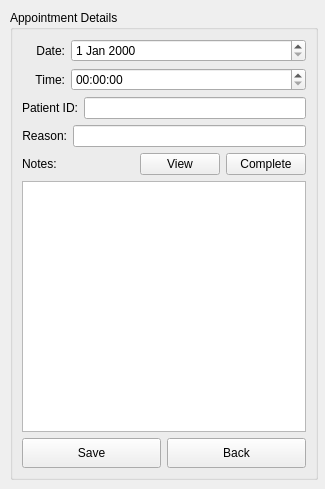
<?xml version="1.0" encoding="UTF-8"?>
<ui version="4.0">
 <class>AppointmentForm</class>
 <widget class="QWidget" name="AppointmentForm">
  <property name="geometry">
   <rect>
    <x>0</x>
    <y>0</y>
    <width>325</width>
    <height>489</height>
   </rect>
  </property>
  <property name="windowTitle">
   <string>Form</string>
  </property>
  <widget class="QGroupBox" name="appointmentGroupBox">
   <property name="geometry">
    <rect>
     <x>10</x>
     <y>10</y>
     <width>308</width>
     <height>470</height>
    </rect>
   </property>
   <property name="minimumSize">
    <size>
     <width>300</width>
     <height>400</height>
    </size>
   </property>
   <property name="title">
    <string>Appointment Details</string>
   </property>
   <layout class="QGridLayout" name="gridLayout">
    <item row="3" column="0" colspan="2">
     <layout class="QHBoxLayout" name="horizontalLayout_5">
      <item>
       <widget class="QLabel" name="label_4">
        <property name="minimumSize">
         <size>
          <width>0</width>
          <height>0</height>
         </size>
        </property>
        <property name="text">
         <string>Reason:</string>
        </property>
        <property name="alignment">
         <set>Qt::AlignmentFlag::AlignRight|Qt::AlignmentFlag::AlignTrailing|Qt::AlignmentFlag::AlignVCenter</set>
        </property>
       </widget>
      </item>
      <item>
       <widget class="QLineEdit" name="reasonEdit">
        <property name="minimumSize">
         <size>
          <width>0</width>
          <height>0</height>
         </size>
        </property>
       </widget>
      </item>
     </layout>
    </item>
    <item row="2" column="0" colspan="2">
     <layout class="QHBoxLayout" name="horizontalLayout_3">
      <item>
       <widget class="QLabel" name="label_3">
        <property name="minimumSize">
         <size>
          <width>0</width>
          <height>0</height>
         </size>
        </property>
        <property name="text">
         <string>Patient ID:</string>
        </property>
        <property name="alignment">
         <set>Qt::AlignmentFlag::AlignRight|Qt::AlignmentFlag::AlignTrailing|Qt::AlignmentFlag::AlignVCenter</set>
        </property>
       </widget>
      </item>
      <item>
       <widget class="QLineEdit" name="patientIdEdit">
        <property name="minimumSize">
         <size>
          <width>0</width>
          <height>0</height>
         </size>
        </property>
       </widget>
      </item>
     </layout>
    </item>
    <item row="0" column="0" colspan="2">
     <layout class="QHBoxLayout" name="horizontalLayout_2">
      <item>
       <widget class="QLabel" name="label">
        <property name="minimumSize">
         <size>
          <width>10</width>
          <height>0</height>
         </size>
        </property>
        <property name="layoutDirection">
         <enum>Qt::LayoutDirection::LeftToRight</enum>
        </property>
        <property name="text">
         <string>Date:</string>
        </property>
        <property name="alignment">
         <set>Qt::AlignmentFlag::AlignRight|Qt::AlignmentFlag::AlignTrailing|Qt::AlignmentFlag::AlignVCenter</set>
        </property>
       </widget>
      </item>
      <item>
       <widget class="QDateEdit" name="dateEdit">
        <property name="minimumSize">
         <size>
          <width>235</width>
          <height>0</height>
         </size>
        </property>
       </widget>
      </item>
     </layout>
    </item>
    <item row="1" column="0" colspan="2">
     <layout class="QHBoxLayout" name="horizontalLayout_4">
      <item>
       <widget class="QLabel" name="label_2">
        <property name="minimumSize">
         <size>
          <width>30</width>
          <height>0</height>
         </size>
        </property>
        <property name="text">
         <string>Time:</string>
        </property>
        <property name="alignment">
         <set>Qt::AlignmentFlag::AlignRight|Qt::AlignmentFlag::AlignTrailing|Qt::AlignmentFlag::AlignVCenter</set>
        </property>
       </widget>
      </item>
      <item>
       <widget class="QTimeEdit" name="timeEdit">
        <property name="minimumSize">
         <size>
          <width>235</width>
          <height>0</height>
         </size>
        </property>
       </widget>
      </item>
     </layout>
    </item>
    <item row="4" column="1">
     <layout class="QHBoxLayout" name="horizontalLayout_6">
      <item>
       <widget class="QPushButton" name="viewQueue">
        <property name="text">
         <string>View</string>
        </property>
       </widget>
      </item>
      <item>
       <widget class="QPushButton" name="completeButton">
        <property name="text">
         <string>Complete</string>
        </property>
       </widget>
      </item>
     </layout>
    </item>
    <item row="5" column="0" colspan="2">
     <widget class="QTextEdit" name="notesEdit">
      <property name="minimumSize">
       <size>
        <width>280</width>
        <height>130</height>
       </size>
      </property>
     </widget>
    </item>
    <item row="6" column="0" colspan="2">
     <layout class="QHBoxLayout" name="horizontalLayout">
      <item>
       <widget class="QPushButton" name="bookButton">
        <property name="minimumSize">
         <size>
          <width>120</width>
          <height>30</height>
         </size>
        </property>
        <property name="text">
         <string>Save</string>
        </property>
       </widget>
      </item>
      <item>
       <widget class="QPushButton" name="appBackButton">
        <property name="minimumSize">
         <size>
          <width>120</width>
          <height>30</height>
         </size>
        </property>
        <property name="text">
         <string>Back</string>
        </property>
       </widget>
      </item>
     </layout>
    </item>
    <item row="4" column="0">
     <widget class="QLabel" name="label_5">
      <property name="text">
       <string>Notes:</string>
      </property>
     </widget>
    </item>
   </layout>
  </widget>
 </widget>
 <resources/>
 <connections/>
</ui>
